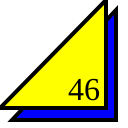
Frame 1 (no input)
Frame 60 (no input): identical to frame 1, image omitted
Frame 120 (the mouse pressed at the canvas centre since frame 60): identical to frame 1, image omitted

The p5.js sketch that drew this single still picture (run headless with seeded random() and noise() and a simulated clock; from frame 60 on, the mouse is pressed at the canvas centre):

// p5.js sketch
// ── sketch.js
function setup() {
  createCanvas(128,128);
}

function draw() {
  background(255,255,255);
  strokeWeight(4);
  fill(0, 0, 255);
  triangle(12,120,116,120,116,10);
  fill(255, 255, 0);
  triangle(0,108,106,108,106,0);
  fill(0);
  textSize(32);
  textFont("serif");
  text("46", 68, 100);
}
